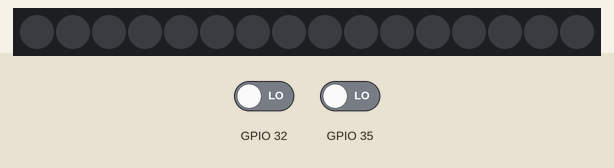
Simulated run of this sketch. Board: ESP32. On the bench: 16 RGB LEDs in strip order, left to right. The inputs (shaded band) are chosen by the test bench; at power-on: GPIO 32 LOW, GPIO 35 LOW. Dim RGB values are drawn brighter than linear; random numbers use the default seed unless the sketch sets one.

Above: at 1.2 s.
1.3 s: GPIO 32 driven HIGH
At 1.54 s:
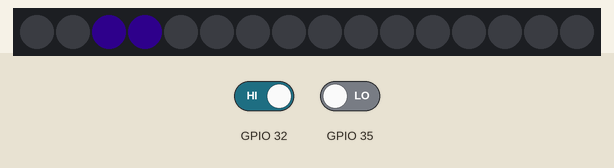
3.2 s: GPIO 32 driven LOW
4.7 s: GPIO 35 driven HIGH
At 6.8 s:
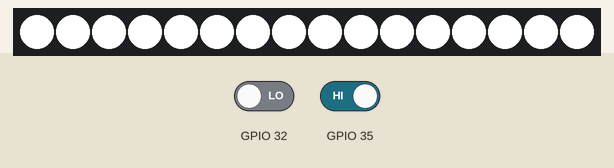
7.5 s: GPIO 32 driven HIGH and GPIO 35 driven LOW
At 7.6 s:
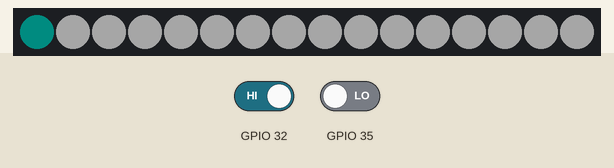
Timing chart, 0 to 10.4 s (numbered marks = the images above; inputs shaded):
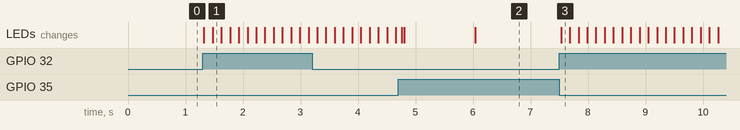

Measured:
- after the input at 1.3 s, the LEDs: first change at once (image 1 shows a later state)
- after the input at 7.5 s, the LEDs: change at once (image 3)

The sketch:

bandje_ESP.ino
```cpp
#include <Arduino.h>
#include <Adafruit_NeoPixel.h>

#define stripPin 14
#define stripCount 16  //neopixels wired after ring

#define raveBright 200    //initial RaveMode brightness
#define raveDecrement 20  //raveMode brightness reduction


Adafruit_NeoPixel strip(stripCount, stripPin, NEO_GRB);

//initialising global vars

float N = 30;
int n = ceil(12 * (1 - pow(2.72, -N / 18)));
int raveState = 0;
unsigned int raveHue = 0;
int ravePix = 0;
bool buttonState = 0;
bool buddyState = 0;
uint32_t bright = strip.Color(255, 255, 255);

unsigned long long prevMillis = 0;


void setup() {
  pinMode(32, INPUT);
  pinMode(35, INPUT);
  strip.begin();
  strip.show();
  randomSeed(analogRead(34));
  Serial.begin(9600);
  prevMillis = millis();
}

void loop() {
  buttonState = digitalRead(35);
  buddyState = digitalRead(32);

  prevMillis = millis();

  strip.setBrightness(40);

  if (buttonState) {
    raveState++;
    raveState %= 3;
    while (buttonState) {  //only register on release => prevent going through state increments multiple times
      buttonState = digitalRead(35);
      if (millis() - prevMillis >= 1200) {  //check for hold after 1.2 seconds without delay()
        raveState = 5;
        strip.setBrightness(255);
        strip.fill(bright, 0, stripCount);
        strip.show();
      }
    }
  }

  if (buddyState) {
    N = random(1, 40);
    n = ceil(16 * (1 - pow(2.72, -N / 18)));    //calculate the number of leds lighting up.
    unsigned int color = random(0, 65535);
    for (int i = 0; i < 3; i++) {  //
      for (int j = 0; j < 18; j++) {
        strip.setPixelColor(j, strip.ColorHSV(color, 255, 80));
        strip.setPixelColor((j - 2) % stripCount, 0);
        strip.show();
        delay(50);
      }
    }
    strip.fill(0, 0, stripCount);
    //Find your friends
    for (int i = 0; i < n; i++) {
      strip.setPixelColor(i, strip.ColorHSV(color, 255, 80));
      strip.show();
      delay(50);
    }
    while (buddyState) {  //lock the band when in buddyMode
      buddyState = digitalRead(32);
    }
    if (raveState == 5) {  //don't reconnect into flashlightMode
      raveState = 0;
    }
  }

  switch (raveState) {
    case 0:  //Lights out
      for (int i = 0; i < 18; i++) {
        strip.setPixelColor(i, 0);
      }
      break;
    case 1:  //fast rave
      raveHue += 1000;
      ravePix += 2;
      ravePix %= stripCount * 2;
      for (int i = 0; i < (stripCount / 2); i++) {
        strip.setPixelColor((ravePix / 2) - i, strip.ColorHSV(raveHue, 255, max(raveBright - (raveDecrement * i), 0)));
        strip.setPixelColor(((ravePix / 2) - i + (stripCount / 2)) % stripCount, strip.ColorHSV((raveHue + 16384) % 65536, 255, max(raveBright - (raveDecrement * i), 0)));
      }
      break;
    case 2:  //slow rave
      raveHue += 500;
      ravePix++;
      ravePix %= stripCount * 2;
      for (int i = 0; i < (stripCount / 2); i++) {
        strip.setPixelColor(int(ravePix / 2) - i, strip.ColorHSV(raveHue, 255, max(raveBright - (raveDecrement * i), 0)));
        strip.setPixelColor((int(ravePix / 2) - i + (stripCount / 2)) % stripCount, strip.ColorHSV((raveHue + 16384) % 65536, 255, max(raveBright - (raveDecrement * i), 0)));
      }
      break;

    case 5:  //flashlight
      strip.setBrightness(255);
      strip.fill(bright, 0, stripCount);
      break;
  }
  strip.show();
  delay(30);
}
```
